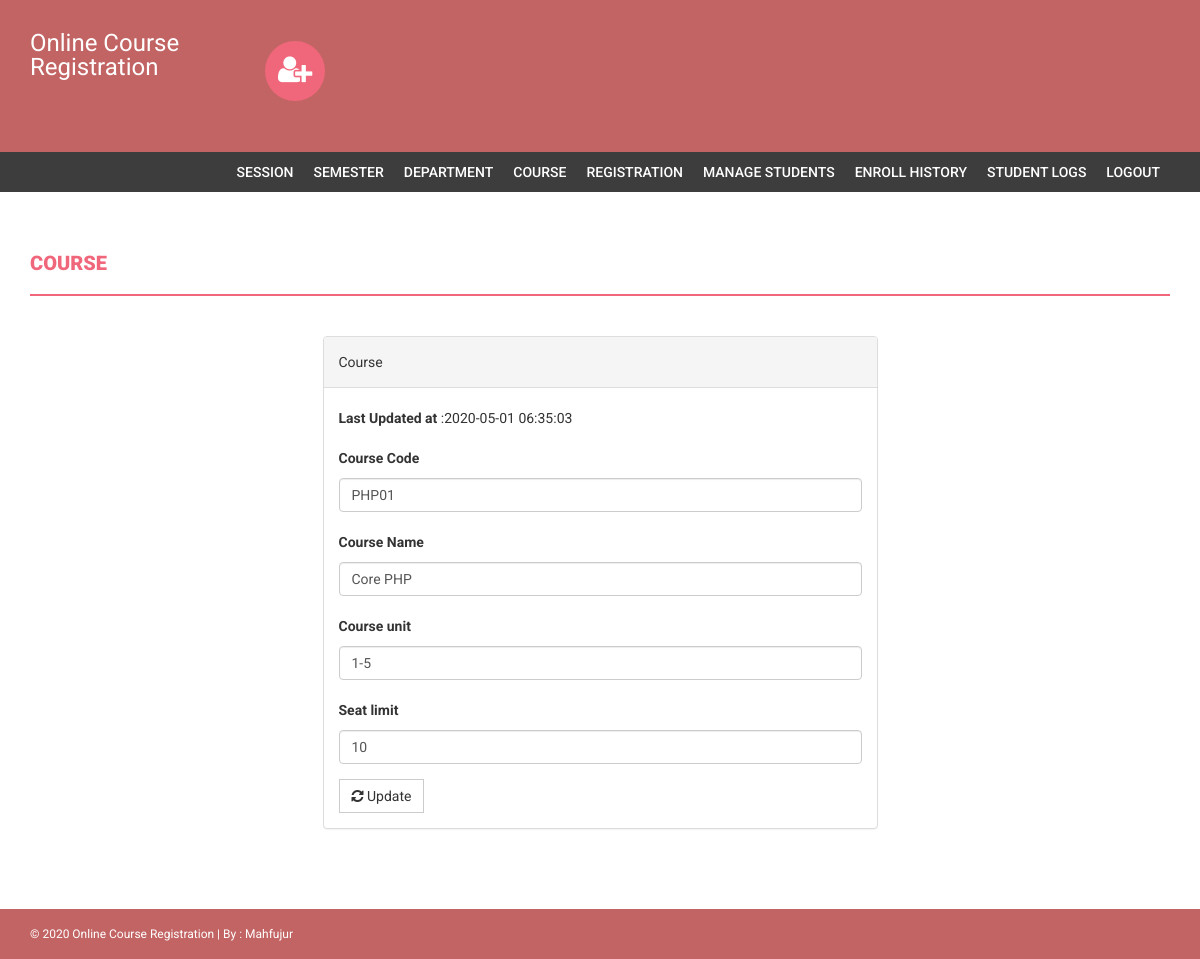
The app's page /admin/edit-course.php?id=5 (signed in) with its own data.
### tables this page shows
CREATE TABLE `tbl_course` (
  `id` int(11) NOT NULL,
  `coursecode` varchar(255) NOT NULL,
  `coursename` varchar(255) NOT NULL,
  `courseunit` varchar(255) NOT NULL,
  `noofseat` varchar(255) NOT NULL,
  `createdate` timestamp NOT NULL DEFAULT CURRENT_TIMESTAMP ON UPDATE CURRENT_TIMESTAMP,
  `updatedate` timestamp NOT NULL DEFAULT '0000-00-00 00:00:00' ON UPDATE CURRENT_TIMESTAMP
);

### admin/edit-course.php (the view, shortened to what this page needs)
<?php
if(strlen($_SESSION['alogin'])==0)
    {
header('location:index.php');
}
else{
$id=intval($_GET['id']);
?>
<!DOCTYPE html>
<html xmlns="http://www.w3.org/1999/xhtml">
<head>
    <link href="assets/css/bootstrap.css" rel="stylesheet" />
    <link href="assets/css/font-awesome.css" rel="stylesheet" />
    <link href="assets/css/style.css" rel="stylesheet" />
</head>
<body>
<?php include('includes/header.php');?>
<?php if($_SESSION['alogin']!="")
{
 include('includes/menubar.php');
}
 ?>
    <div class="content-wrapper">
        <div class="container">
              <div class="row">
                    <div class="col-md-12">
                        <h1 class="page-head-line">Course  </h1>
                    </div>
                </div>
                <div class="row" >
                  <div class="col-md-3"></div>
                    <div class="col-md-6">
                        <div class="panel panel-default">
                        <div class="panel-heading">
                           Course
                        </div>
                        <div class="panel-body">
                       <form name="dept" method="post">
<?php
$sql=mysqli_query($con,"SELECT * FROM tbl_course WHERE id='$id'");
while($row=mysqli_fetch_array($sql))
{
?>
<p><b>Last Updated at</b> :<?php echo htmlentities($row['updatedate']);?></p>
   <div class="form-group">
    <label for="coursecode">Course Code  </label>
    <input type="text" class="form-control" id="coursecode" name="coursecode" placeholder="Course Code" value="<?php echo htmlentities($row['coursecode']);?>" required />
  </div>
 <div class="form-group">
    <label for="coursename">Course Name  </label>
    <input type="text" class="form-control" id="coursename" name="coursename" placeholder="Course Name" value="<?php echo htmlentities($row['coursename']);?>" required />
  </div>
<div class="form-group">
    <label for="courseunit">Course unit  </label>
    <input type="text" class="form-control" id="courseunit" name="courseunit" placeholder="Course Unit" value="<?php echo htmlentities($row['courseunit']);?>" required />
  </div>
<div class="form-group">
    <label for="noofseat">Seat limit  </label>
    <input type="text" class="form-control" id="noofseat" name="noofseat" placeholder="Seat limit" value="<?php echo htmlentities($row['noofseat']);?>" required />
  </div>
<?php } ?>
 <button type="submit" name="submit" class="btn btn-default"><i class=" fa fa-refresh "></i> Update</button>
</form>
                            </div>
                            </div>
                    </div>
                </div>
            </div>
        </div>
  <?php include('includes/footer.php');?>
</body>
</html>
<?php } ?>

### admin/assets/css/style.css (style rules this page uses)
body { font-family: 'Roboto', sans-serif; line-height: 30px; }
.content-wrapper { margin-top: 40px; min-height: 600px; padding-bottom: 60px; }
.page-head-line { font-weight: 900; padding-bottom: 20px; border-bottom: 2px solid #F0677C; text-transform: uppercase; color: #F0677C; font-size: 20px; margin-bottom: 40px; }
.btn { border-radius: 0px; -webkit-border-radius: 0px; -moz-border-radius: 0px; }

### records on screen
tbl_course: updatedate "2020-05-01 06:35:03", coursecode "PHP01", coursename "Core PHP", courseunit "1-5", noofseat "10"

### other values on screen
Date('Y') "2020"
